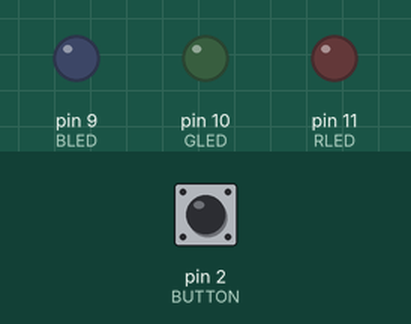
Simulated run of this sketch. Board: Arduino Uno, built with avr-gcc and run on an emulated ATmega328P. On the bench: output pins drawn as LEDs (lit = HIGH). Inputs (shaded band) come from the test bench; at power-on: pin 2 (BUTTON) LOW.

Above: at 1.2 s.
1.3 s: pin 2 (BUTTON) pulled HIGH for 0.15 s
At 2.4 s:
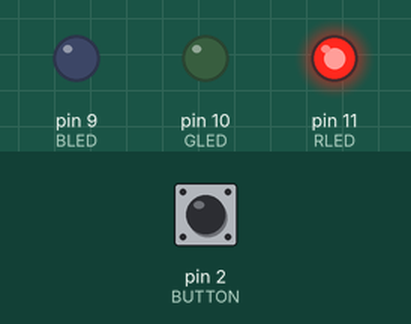
2.9 s: pin 2 (BUTTON) pulled HIGH for 1 s
At 3.6 s:
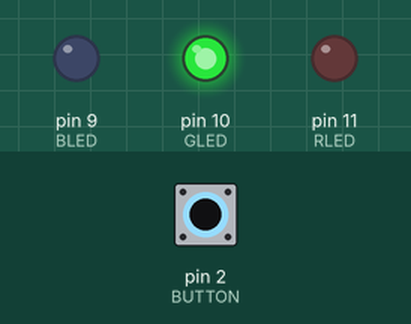
5.4 s: pin 2 (BUTTON) pulled HIGH for 0.15 s
At 6.6 s:
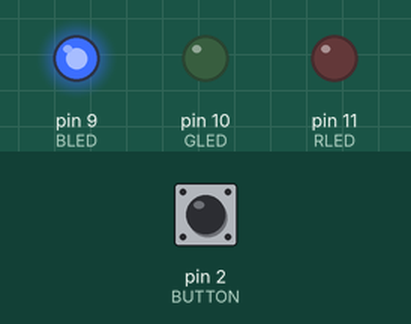
7.0 s: pin 2 (BUTTON) pulled HIGH for 3.2 s
At 7.9 s:
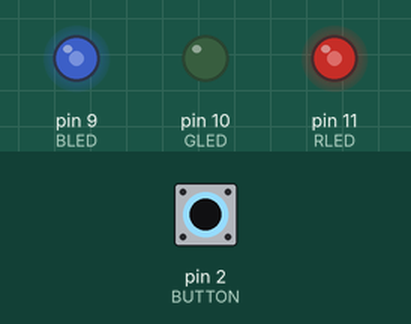
11.7 s: pin 2 (BUTTON) pulled HIGH for 0.15 s
At 12.7 s:
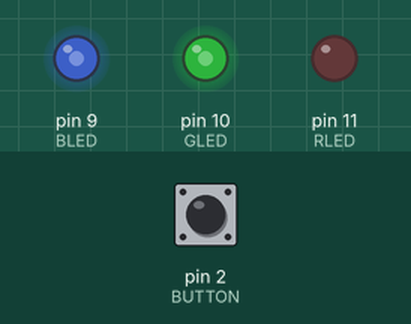
13.3 s: pin 2 (BUTTON) pulled HIGH for 1 s
At 13.9 s:
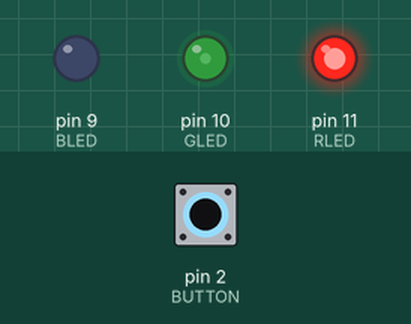
Timing chart, 0 to 16.3 s (numbered marks = the images above; inputs shaded):
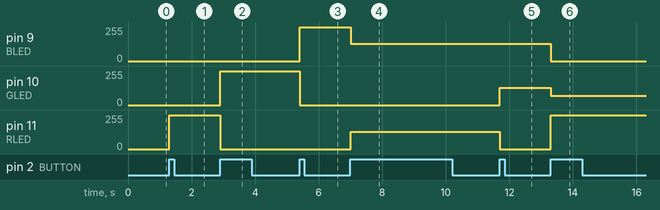

Measured:
- after the input at 1.3 s, pin 11 (RLED): 0/255 → 255/255 at once
- after the input at 2.9 s, pin 10 (GLED): 0/255 → 255/255 at once; pin 11 (RLED): 255/255 → 0/255 at once
- after the input at 5.4 s, pin 9 (BLED): 0/255 → 255/255 at once; pin 10 (GLED): 255/255 → 0/255 at once
- after the input at 7.0 s, pin 9 (BLED): 255/255 → 128/255 at once; pin 11 (RLED): 0/255 → 128/255 at once
- after the input at 11.7 s, pin 10 (GLED): 0/255 → 128/255 at once; pin 11 (RLED): 128/255 → 0/255 at once
- after the input at 13.3 s, pin 9 (BLED): 128/255 → 0/255 at once; pin 10 (GLED): 128/255 → 69/255 at once; pin 11 (RLED): 0/255 → 255/255 at once

The sketch:

nightlight-rgb_nightlight.ino
```cpp
const int BLED = 9;       // BLUE LED Cathode on PIN 9
const int GLED = 10;      // GREEN LED Cathode on PIN 10
const int RLED = 11;      // RED LED Cathode on PIN 11
const int BUTTON = 2;     // The BUTTON is connected to PIN 2

boolean lastButton = LOW;     // Last Button State
boolean currentButton = LOW;  // Current Button State
int ledMode = 0;              // Cycle between LED states

/*
 * Debouncing Function
 * Pass it the previous button state,
 * and get back the current debounced button state
*/

boolean debounce(boolean last) {
  boolean current = digitalRead(BUTTON);    // Read the currently button state

  if (last != current) {            // if the button was PRESS, then this will be different
    delay(5);                       // so delay for 5ms
    current = digitalRead(BUTTON);  // we read again so we get the fix state of the button
  }

  return current;
}

/*
 * LED Mode Selection
 * Pass a number for the LED state and set it accordingly
 * (mengoper sebuah angka sebagai indikator LEDnya dan menyalakan LED sesuai dengan angka itu)
 * NOTE: since the RGB LED is COMMON ANODE, you must set the cathode pin for each color LOW
 *       that color to turn ON.
*/

void setMode(int mode) {
  // RED
  if (mode == 1)
    dSetStates(HIGH, LOW, LOW);

  // GREEN
  else if (mode == 2)
    dSetStates(LOW, HIGH, LOW);

  // BLUE
  else if (mode == 3)
    dSetStates(LOW, LOW, HIGH);

  // PURPLE(RED + BLUE)
  else if (mode == 4)
    aSetStates(128, 0, 128);

  // TEAL (BLUE + GREEN)
  else if (mode == 5)
    aSetStates(0, 128, 128);

  // ORANGE (GREEN + RED)
  else if (mode == 6)
    aSetStates(255, 69, 0);

  // WHITE (GREEN + RED + BLUE)
  else if (mode == 7)
    aSetStates(255, 255, 255);

  // OFF (Mode 0)
  else
    dSetStates(LOW, LOW, LOW);
}


/*
 * LED dSetStates
 * Pass the three states of the LED start from RLED -> GLED -> BLED
 * so you dont have to write digitalWrite() function many times
*/
void dSetStates(boolean state1, boolean state2, boolean state3) {
  digitalWrite(RLED, state1);
  digitalWrite(GLED, state2);
  digitalWrite(BLED, state3);
}

/*
 * LED aSetStates
 * Pass the three states of the LED start from RLED -> GLED -> BLED
 * so you dont have to write analogWrite() function many times
*/
void aSetStates(int state1, int state2, int state3) {
  analogWrite(RLED, state1);
  analogWrite(GLED, state2);
  analogWrite(BLED, state3);
}

void setup(void) {
  pinMode(BLED, OUTPUT);    // Set BLUE LED as OUTPUT
  pinMode(GLED, OUTPUT);    // Set GREEN LED as OUTPUT
  pinMode(RLED, OUTPUT);    // Set RED LED as OUTPUT
}

void loop(void) {
  currentButton = debounce(lastButton);     // Read debounced state

  if (lastButton == LOW && currentButton == HIGH)   // If it was pressed
    ledMode++;

  lastButton = currentButton;

  // If you've cycled through the different options,
  // reset the counter to 0
  if (ledMode == 8) ledMode = 0;
  setMode(ledMode);                 // Change the LED state
}
```
